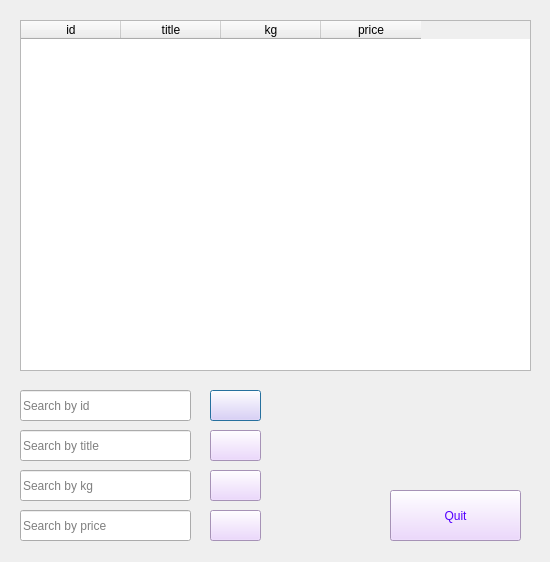
<?xml version="1.0" encoding="UTF-8"?>
<ui version="4.0">
 <class>Dialog</class>
 <widget class="QDialog" name="Dialog">
  <property name="geometry">
   <rect>
    <x>0</x>
    <y>0</y>
    <width>550</width>
    <height>562</height>
   </rect>
  </property>
  <property name="windowTitle">
   <string>Goods</string>
  </property>
  <widget class="QTableWidget" name="tableGoods">
   <property name="geometry">
    <rect>
     <x>20</x>
     <y>20</y>
     <width>511</width>
     <height>351</height>
    </rect>
   </property>
   <column>
    <property name="text">
     <string>id</string>
    </property>
   </column>
   <column>
    <property name="text">
     <string>title</string>
    </property>
   </column>
   <column>
    <property name="text">
     <string>kg</string>
    </property>
   </column>
   <column>
    <property name="text">
     <string>price</string>
    </property>
   </column>
  </widget>
  <widget class="QPushButton" name="btn">
   <property name="geometry">
    <rect>
     <x>210</x>
     <y>390</y>
     <width>51</width>
     <height>31</height>
    </rect>
   </property>
   <property name="styleSheet">
    <string notr="true">font: 75 16pt &quot;MS Shell Dlg 2&quot;;
color: rgb(85, 0, 255);
background-color: rgb(233, 205, 255);</string>
   </property>
   <property name="text">
    <string/>
   </property>
   <property name="icon">
    <iconset>
     <normaloff>pic/search.png</normaloff>pic/search.png</iconset>
   </property>
  </widget>
  <widget class="QPushButton" name="btn1">
   <property name="geometry">
    <rect>
     <x>390</x>
     <y>490</y>
     <width>131</width>
     <height>51</height>
    </rect>
   </property>
   <property name="styleSheet">
    <string notr="true">font: 75 16pt &quot;MS Shell Dlg 2&quot;;
color: rgb(85, 0, 255);
background-color: rgb(233, 205, 255);</string>
   </property>
   <property name="text">
    <string>Quit</string>
   </property>
  </widget>
  <widget class="QLineEdit" name="lineId">
   <property name="geometry">
    <rect>
     <x>20</x>
     <y>390</y>
     <width>171</width>
     <height>31</height>
    </rect>
   </property>
   <property name="placeholderText">
    <string>Search by id</string>
   </property>
  </widget>
  <widget class="QLineEdit" name="lineTitle">
   <property name="geometry">
    <rect>
     <x>20</x>
     <y>430</y>
     <width>171</width>
     <height>31</height>
    </rect>
   </property>
   <property name="placeholderText">
    <string>Search by title</string>
   </property>
  </widget>
  <widget class="QLineEdit" name="lineKg">
   <property name="geometry">
    <rect>
     <x>20</x>
     <y>470</y>
     <width>171</width>
     <height>31</height>
    </rect>
   </property>
   <property name="placeholderText">
    <string>Search by kg</string>
   </property>
  </widget>
  <widget class="QLineEdit" name="linePrice">
   <property name="geometry">
    <rect>
     <x>20</x>
     <y>510</y>
     <width>171</width>
     <height>31</height>
    </rect>
   </property>
   <property name="placeholderText">
    <string>Search by price</string>
   </property>
  </widget>
  <widget class="QPushButton" name="btn_2">
   <property name="geometry">
    <rect>
     <x>210</x>
     <y>430</y>
     <width>51</width>
     <height>31</height>
    </rect>
   </property>
   <property name="styleSheet">
    <string notr="true">font: 75 16pt &quot;MS Shell Dlg 2&quot;;
color: rgb(85, 0, 255);
background-color: rgb(233, 205, 255);</string>
   </property>
   <property name="text">
    <string/>
   </property>
   <property name="icon">
    <iconset>
     <normaloff>pic/search.png</normaloff>pic/search.png</iconset>
   </property>
  </widget>
  <widget class="QPushButton" name="btn_3">
   <property name="geometry">
    <rect>
     <x>210</x>
     <y>470</y>
     <width>51</width>
     <height>31</height>
    </rect>
   </property>
   <property name="styleSheet">
    <string notr="true">font: 75 16pt &quot;MS Shell Dlg 2&quot;;
color: rgb(85, 0, 255);
background-color: rgb(233, 205, 255);</string>
   </property>
   <property name="text">
    <string/>
   </property>
   <property name="icon">
    <iconset>
     <normaloff>pic/search.png</normaloff>pic/search.png</iconset>
   </property>
  </widget>
  <widget class="QPushButton" name="btn_4">
   <property name="geometry">
    <rect>
     <x>210</x>
     <y>510</y>
     <width>51</width>
     <height>31</height>
    </rect>
   </property>
   <property name="styleSheet">
    <string notr="true">font: 75 16pt &quot;MS Shell Dlg 2&quot;;
color: rgb(85, 0, 255);
background-color: rgb(233, 205, 255);</string>
   </property>
   <property name="text">
    <string/>
   </property>
   <property name="icon">
    <iconset>
     <normaloff>pic/search.png</normaloff>pic/search.png</iconset>
   </property>
  </widget>
 </widget>
 <resources/>
 <connections/>
</ui>
